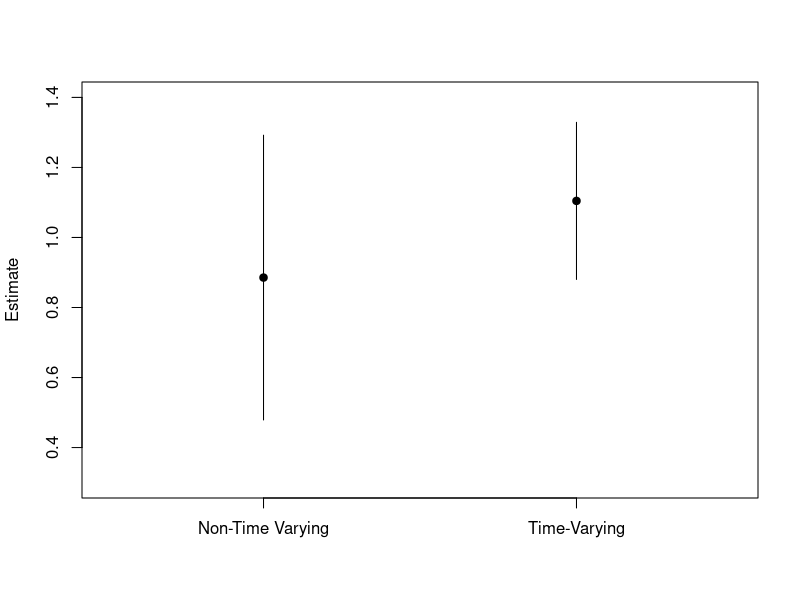

Here is the R script that generated this plot:
# ICPSR 2017 - "Advanced MLE"
#
# A quick primer on how one can transform "non-
# time varying" data into "time varying" data (e.g.,
# in order to use discrete-time approaches).

require(survival)

# Generate some simulated non-time-varying data
# (exponential draws, N=400, 30% censored 
# observations, one binary covariate with B=1)...

set.seed(1337)
N<-400
C<-rbinom(N,1,0.3)
X<-rep(c(0,1),times=N/2)
T<-rexp(N,exp(-1+1*X))
T<-round(T,0)+1
ID<-seq(1:N)

# Data:

NTV<-data.frame(ID=ID,T=T,C=C,X=X)

# Survival object:

Sntv<-Surv(NTV$T,NTV$C)

# Now fit a Cox model...

Cox.ntv<-coxph(Sntv~X,NTV,method="efron")
summary(Cox.ntv)

# Now, expand this into time-varying data:

TV<-data.frame(ID=rep(NTV$ID,NTV$T),
               Tmax=rep(NTV$T,NTV$T),
               X=rep(NTV$X,NTV$T))
TV$T<-with(TV,ave(Tmax,ID,FUN=seq_along)) # time-varying "T"
TV$C<-ifelse(TV$T==TV$Tmax,1,0) # time-varying "C"

# Time-varying survival object:
Stv<-Surv(TV$T-1,TV$T,TV$C)

# Cox model on time-varying data:

Cox.tv<-coxph(Stv~X,TV,method="efron")
summary(Cox.tv)

# Compare (e.g.) the estimated betas and confidence intervals
# from the two models:

pd<-data.frame(B = c(Cox.ntv$coefficients,Cox.tv$coefficients),
               LB = c(confint(Cox.ntv)[1],confint(Cox.tv)[1]),
               UB = c(confint(Cox.ntv)[2],confint(Cox.tv)[2]),
               label = as.factor(c("Non-Time Varying","Time-Varying")))

with(pd, plot(0,0, xlim=c(0.5,2.5),ylim=c(0.3,1.4),type="n",
              xaxt="n",xlab="",ylab="Estimate"))
with(pd, points(label,B,pch=19))
with(pd, segments(1,LB[1],1,UB[1]))
with(pd, segments(2,LB[2],2,UB[2]))
axis(1,at=c(1,2),labels=pd$label)


# IOW, the structure of the data has no effect on the 
# estimates, as long as the underlying information in
# the data is the same.
